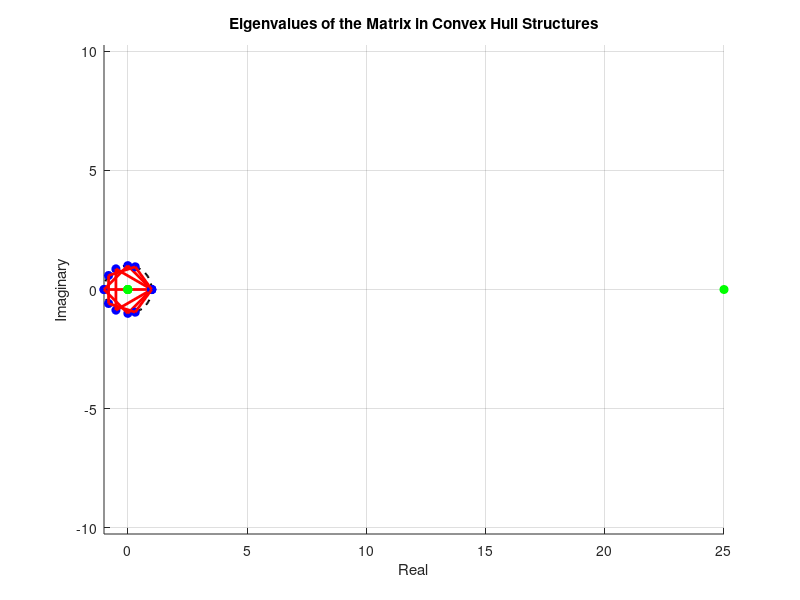

Source code (MATLAB):
function plot_eigenvalues_of_input_data_in_convex_hull()
    % Step 1: Generate and plot convex hull structures for n = 1, 2, ..., N
    N = input('Enter the value of N for the convex hull structures :');
    
    % Create a figure
    figure;
    hold on;
    
    % Plot the unit circle
    t = linspace(0, 2*pi, 100);
    plot(cos(t), sin(t), 'k--', 'LineWidth', 1.5);
    
    % Loop through n = 1 to N
    for n = 1:N
        % Generate the n-th roots of unity
        theta = linspace(0, 2*pi, n+1); % Angles for the roots of unity
        theta(end) = []; % Remove the last point to avoid duplication
        roots_unity = exp(1i * theta); % n-th roots of unity
        
        % Convert to Cartesian coordinates
        x = real(roots_unity);
        y = imag(roots_unity);
        
        % Handle cases where n = 1 or n = 2
        if n == 1
            % For n = 1, the convex hull is just the point itself
            plot(x, y, 'bo', 'MarkerFaceColor', 'b');
        elseif n == 2
            % For n = 2, the convex hull is the line segment connecting the two points
            plot(x, y, 'bo', 'MarkerFaceColor', 'b');
            plot(x, y, 'r-', 'LineWidth', 2);
        else
            % For n >= 3, compute the convex hull
            k = convhull(x, y);
            plot(x, y, 'bo', 'MarkerFaceColor', 'b');
            plot(x(k), y(k), 'r-', 'LineWidth', 2);
        end
    end
    
    % Step 2: Input a matrix and compute its eigenvalues
    m = input('Enter the size of the matrix (m): ');
    fprintf('Enter the matrix of size %d x %d:\n', m, m);
    A = zeros(m, m);
    
    % Input the matrix elements
    for i = 1:m
        for j = 1:m
            A(i, j) = input(sprintf('Enter element A(%d, %d): ', i, j));
        end
    end
    
    % Display the matrix
    fprintf('The entered matrix is:\n');
    disp(A);
    
    % Compute the eigenvalues
    eigenvalues = eig(A);
    
    % Plot the eigenvalues
    plot(real(eigenvalues), imag(eigenvalues), 'go', 'MarkerFaceColor', 'g');
    
    % Set plot properties
    axis equal;
    grid on;
    title('Eigenvalues of the Matrix in Convex Hull Structures');
    xlabel('Real');
    ylabel('Imaginary');
    hold off;
end